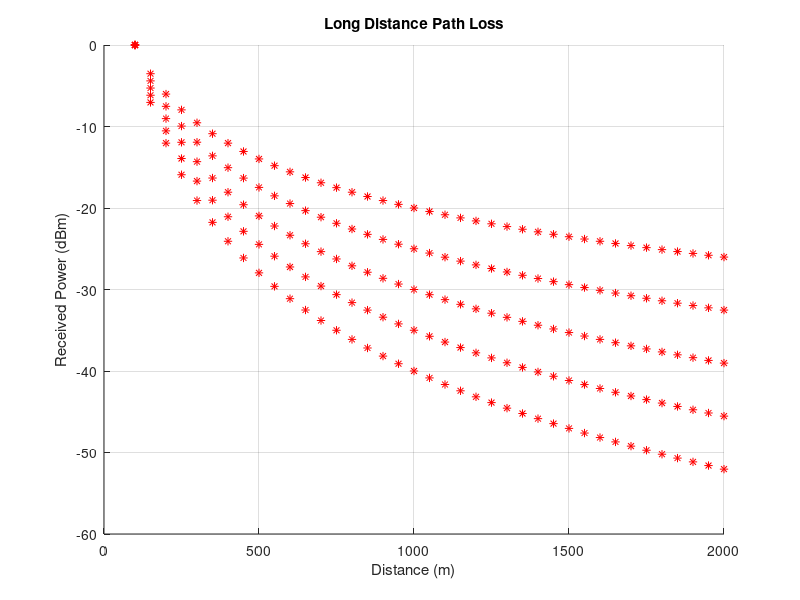

Source code (MATLAB):

d0 = 100; 
p0 = 0.01;
pt = 0.01;
plofd0 = 10.* log10(p0); 
for n = 2:0.5:4
    for d = 100:50:2000
        pl = plofd0 + 10. * n.* log10(d./ d0);
        pt_dbm = 10 * log10(pt); 
        pr = pt_dbm - pl; 
        hold on;
        disp(pr); 
        plot(d, pr, 'r*'); 
    end
end

xlabel('Distance (m)');
ylabel('Received Power (dBm)');
title('Long Distance Path Loss');
grid on;
hold off;

disp('Conclusion: As distance and path loss exponent increase, received power decreases.');
